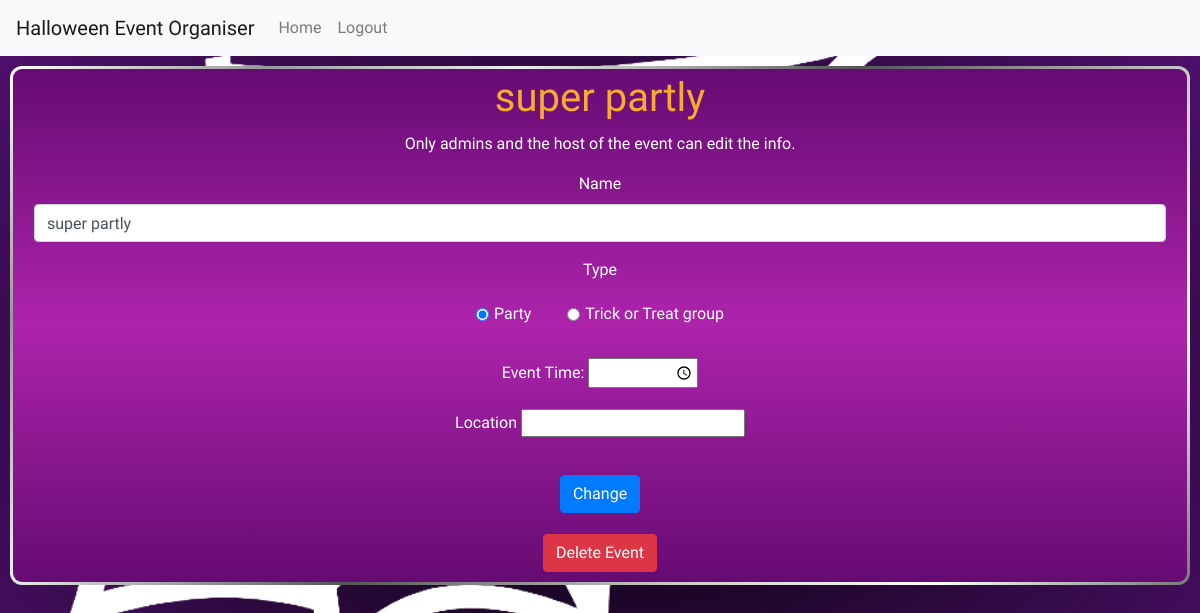
/edit_event?event_id=2, run on an earlier commit of the app's database.
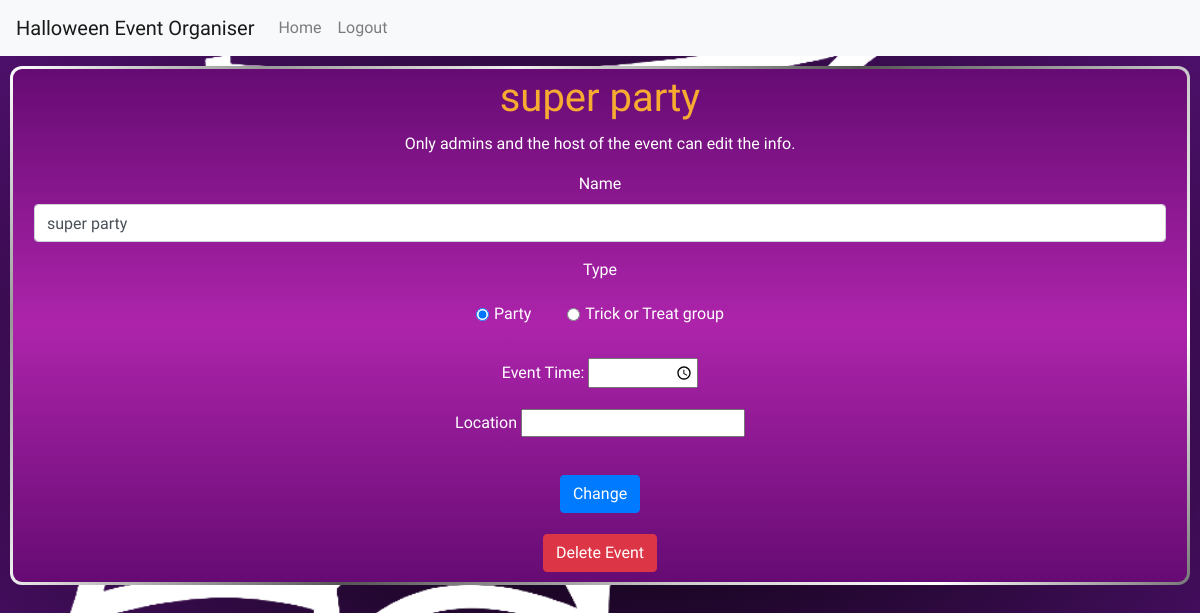
And on a later commit of the database.
### tables this page shows
CREATE TABLE events (
    id INTEGER UNIQUE PRIMARY KEY,
    name TEXT NOT NULL,
    type TEXT NOT NULL,
    time TEXT NOT NULL,
    location TEXT NOT NULL,
    host_id INTEGER NOT NULL,
    FOREIGN KEY (host_id) REFERENCES users(id)
);

### app.py (the view, shortened to what this page needs)
@app.route('/edit_event', methods=['POST', 'GET'])
def edit_event():
    if request.method == 'GET':
        event_id = request.args.get('event_id')
        event_info = db.execute('SELECT * FROM events WHERE id = ?', event_id)
        if not event_info:
            return render_template('failure.html', message='Invalid event ID.')
        event_info = event_info[0]
        return render_template('edit_event.html', event_info=event_info)

### templates/edit_event.html (shortened to what this page needs)
{% extends 'layout.html' %}
{% block body %}
    <section>
        <h1 class="text-center">{{ event_info['name'] }}</h1>
        <p>Only admins and the host of the event can edit the info.</p>
        <form action="/edit_event" method="post">
            <div class="form-group m-3">
                <label for="name" class="form-label">Name</label>
                <input class="form-control" type="text" value="{{ event_info['name'] }}" name="name" id="name" required>
            </div>
            <p class="m-1">Type</p>
            <div class="form-check form-check-inline m-3">
                <input class="form-check-input" type="radio" value="Party" name="type" id="type" required {% if event_info['type'] == 'Party' %}checked{% endif %}>
                <label for="type" class="form-check-label">Party</label>
            </div>
            <div class="form-check form-check-inline m-3">
                <input class="form-check-input" type="radio" value="Trick or Treat group" name="type" id="trick-or-treat-group" required {% if event_info['type'] == 'Trick or Treat group' %}checked{% endif %}>
                <label for="trick-or-treat-group" class="form-check-label">Trick or Treat group</label>
            </div>
            <div class="form-group m-3">
                <label for="time">Event Time:</label>
                <input type="time" id="time" name="time" value="{{ event_info['time'] }}" required>
            </div>
            <div class="form-group m-3">
                <label for="locaton">Location</label>
                <input type="text" name="location" id="location" required value="{{ event_info['location']}}">
            </div>
            <button class="btn btn-primary m-3" type="submit">Change</button>
        </form>
        <form action="/delete_event" method="post">
            <button type="submit" class="btn btn-danger">Delete Event</button>
        </form>
    </section>
{% endblock %}

What changed in the data, as far as the page shows it:
changed events "☑ Party": name "super partly" → "super party"
